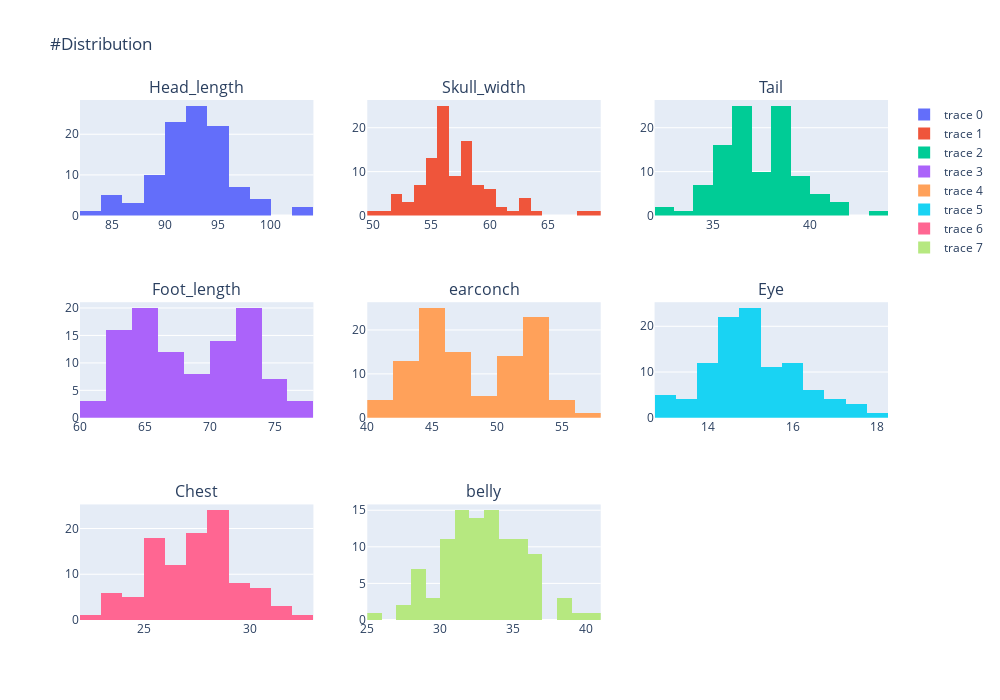

The notebook cell saved with this chart:
### Markdown cell above
* Site : Majority of records are for 0
* Pop : Other has 26% more records than Vic
* Sex : Male dominates here
* Age : 3y followed by 2 and 4 yrs

### Code cell
fig = make_subplots(rows=3, cols=3,
                   subplot_titles=("Head_length", "Skull_width", "Tail", "Foot_length","earconch",
                                  "Eye","Chest","belly"))

fig.add_trace(
    go.Histogram(x=df["hdlngth"]),
    row=1, col=1
)

fig.add_trace(
    go.Histogram(x=df["skullw"]),
    row=1, col=2
)
fig.add_trace(
    go.Histogram(x=df["taill"]),
    row=1, col=3
)
fig.add_trace(
    go.Histogram(x=df["footlgth"]),
    row=2, col=1
)
fig.add_trace(
    go.Histogram(x=df["earconch"]),
    row=2, col=2
)
fig.add_trace(
    go.Histogram(x=df["eye"]),
    row=2, col=3
)
fig.add_trace(
    go.Histogram(x=df["chest"]),
    row=3, col=1
)
fig.add_trace(
    go.Histogram(x=df["belly"]),
    row=3, col=2
)

fig.update_layout(height=700, width=1000, title_text="#Distribution")
fig.show()

### Figure 1 — Plotly figure (JSON) as saved in the notebook; plotly's stock layout.template omitted (floating-point values rounded to 4 significant figures)
{"data": [{"x": [94.1, 92.5, 94, 93.2, 91.5, 93.1, 95.3, 94.8, 93.4, 91.8, 93.3, 94.9, 95.1, 95.4, 92.9, 91.6, 94.7, 93.5, 94.4, 94.8, 95.9, 96.3, 92.5, 94.4, 95.8, 96, 90.5, 93.8, 92.8, 92.1, 92.8, 94.3, 91.4, 90.6, 94.4, 93.3, 89.3, 92.4, 84.7, 91, 88.4, 85.3, 90, 85.1, 90.7, 91.4, 90.1, 98.6, 95.4, 91.6, 95.6, 97.6, 93.1, 96.9, 103.1, 99.9, 95.1, 94.5, 102.5, 91.3, 95.7, 91.3, 92, 96.9, 93.5, 90.4, 93.3, 94.1, 98, 91.9, 92.8, 85.9, 82.5, 88.7, 93.8, 92.4, 93.6, 86.5, 85.8, 86.7, 90.6, 86, 90, 88.4, 89.5, 88.2, 98.5, 89.6, 97.7, 92.6, 97.8, 90.7, 89.2, 91.8, 91.6, 94.8, 91, 93.2, 93.3, 89.5, 88.6, 92.4, 91.5, 93.6], "type": "histogram", "xaxis": "x", "yaxis": "y"}, {"x": [60.4, 57.6, 60, 57.1, 56.3, 54.8, 58.2, 57.6, 56.3, 58, 57.2, 55.6, 59.9, 57.6, 57.6, 56, 67.7, 55.7, 55.4, 56.3, 58.1, 58.5, 56.1, 54.9, 58.5, 59, 54.5, 56.8, 56, 54.4, 54.1, 56.7, 54.6, 55.7, 57.9, 59.3, 54.8, 56, 51.5, 55, 57, 54.1, 55.5, 51.5, 55.9, 54.4, 54.8, 63.2, 59.2, 56.4, 59.6, 61, 58.1, 63, 63.2, 61.5, 59.4, 64.2, 62.8, 57.7, 59, 58, 56.4, 56.5, 57.4, 55.8, 57.6, 56, 55.6, 56.4, 57.6, 52.4, 52.3, 52, 58.1, 56.8, 56.2, 51, 50, 52.6, 56, 54, 53.8, 54.6, 56.2, 53.2, 60.7, 58, 58.4, 54.6, 59.6, 56.3, 54, 57.6, 56.6, 55.7, 53.1, 68.6, 56.2, 56, 54.7, 55, 55.2, 59.9], "type": "histogram", "xaxis": "x2", "yaxis": "y2"}, {"x": [36, 36.5, 39, 38, 36, 35.5, 36, 37, 37, 37.5, 39, 35.5, 36, 36, 34, 34.5, 36.5, 36, 35, 38, 39.5, 39.5, 36, 34, 35.5, 36, 35, 34.5, 35, 33.5, 37, 39, 37, 36.5, 35.5, 35, 35, 35.5, 34, 36, 36.5, 32, 32, 35.5, 34, 35, 37.5, 34, 37, 38, 36, 40, 38, 43, 38, 38, 41, 39, 40, 39, 38, 39, 38, 38.5, 38, 36.5, 36.5, 38, 37.5, 38, 40, 35, 36.5, 38, 38, 41, 36, 36.5, 36.5, 38, 38, 36.5, 36, 36, 40.5, 38.5, 41.5, 38, 35, 38.5, 38, 37, 38, 35.5, 37.5, 38, 38, 35, 38.5, 36.5, 39, 38, 36.5, 40], "type": "histogram", "xaxis": "x3", "yaxis": "y3"}, {"x": [74.5, 72.5, 75.4, 76.1, 71, 73.2, 71.5, 72.7, 72.4, 70.9, 77.2, 71.7, 71, 74.3, 69.7, 73, 73.2, 73.7, 73.4, 73.8, 77.9, 73.5, 72.8, 75, 72.3, 73.6, 70.3, 73.2, 74.9, 70.6, 68, 74.8, 70.8, 73.1, 71.2, 74.3, 71.2, 68.4, 68.7, 72.8, null, 62.7, 72, 70.3, 71.5, 72.8, 66, 66.9, 69, 65, 64, 67.9, 67.4, 71.3, 72.5, 68.7, 67.2, 66.5, 73.2, 63.1, 63.1, 65.5, 64.1, 63, 68.2, 63.2, 64.7, 65.9, 65, 65.4, 65.7, 62, 65.7, 61.5, 66.2, 64.5, 62.8, 63, 62.8, 62.3, 65.6, 60.7, 62, 62.6, 65.6, 60.3, 71.7, 66.7, 64.4, 69.8, 65.5, 67.6, 63.8, 64.2, 64.5, 66.5, 63.8, 65.6, 64.8, 66, 64.4, 63.5, 62.9, 67.6], "type": "histogram", "xaxis": "x4", "yaxis": "y4"}, {"x": [54.5, 51.2, 51.9, 52.2, 53.2, 53.6, 52, 53.9, 52.9, 53.4, 51.3, 51, 49.8, 53.7, 51.8, 51.4, 53.2, 55.4, 53.9, 52.4, 52.9, 52.1, 53.3, 53.5, 51.6, 56.2, 50.8, 53, 51.8, 50.8, 52.5, 52, 51.8, 53.1, 55.5, 52, 52, 49.5, 53.4, 51.4, 40.3, 51.2, 49.4, 52.6, 54, 51.2, 45.5, 44.9, 45, 47.2, 43.9, 44.3, 46, 46, 44.9, 46.8, 45.3, 46.4, 44.5, 47, 44.9, 41.3, 46.3, 45.1, 41.7, 44.2, 44.1, 43.1, 45.6, 44.1, 42.8, 42.4, 44.7, 45.9, 45.6, 46.4, 42.9, 44.3, 43, 44.8, 41.7, 42.9, 43.3, 43.6, 43.5, 43.7, 46.8, 43.5, 46.2, 44.8, 48, 46.8, 44.9, 45.1, 45.4, 47.7, 46, 44.3, 43.8, 46.8, 48, 45.4, 45.9, 46], "type": "histogram", "xaxis": "x5", "yaxis": "y5"}, {"x": [15.2, 16, 15.5, 15.2, 15.1, 14.2, 14.2, 14.5, 15.5, 14.4, 14.9, 15.3, 15.8, 15.1, 15.7, 14.4, 14.7, 15.3, 15.2, 15.5, 14.2, 16.2, 15.4, 16.2, 14.9, 15, 14.2, 15.3, 14, 14.5, 14.5, 14.9, 14.8, 14.4, 16.4, 14.9, 13.6, 15.9, 13, 13.6, 15.9, 13.8, 13.4, 14.4, 14.6, 14.4, 15, 17, 15.9, 14.9, 17.4, 15.8, 16.5, 17.5, 16.4, 16.4, 14.5, 14.4, 14.7, 14.4, 15, 16, 15.2, 17.1, 14, 15.7, 16.5, 17.4, 15, 13, 15, 14.1, 16, 14.7, 16.9, 17.8, 16.2, 13.2, 14.8, 15, 17, 15.4, 14, 16.3, 14.5, 13.6, 15, 16, 14.4, 14.5, 15, 14.5, 12.8, 14.4, 14.9, 14, 14.5, 14.5, 14, 14.8, 14, 13, 15.4, 14.8], "type": "histogram", "xaxis": "x6", "yaxis": "y6"}, {"x": [28, 28.5, 30, 28, 28.5, 30, 30, 29, 28, 27.5, 31, 28, 27, 28, 28, 28, 29, 28, 28, 27, 30, 28, 28, 27, 31, 29, 23, 27, 24, 24.5, 27, 28, 24, 26, 28, 25.5, 28, 27, 25, 27, 27, 25.5, 29, 23, 27, 24.5, 25, 28, 29.5, 28, 28, 28.5, 26, 30, 30.5, 27.5, 31, 30.5, 32, 26, 26.5, 27, 25.5, 25.5, 29, 26.5, 27.5, 27, 28.5, 27, 27.5, 25.5, 23.5, 26, 26, 26, 25, 23, 22, 23.5, 27.5, 26, 25, 25, 27, 26, 26, 25.5, 29, 25.5, 26, 25.5, 24, 29, 27, 25, 25, 28.5, 28, 23, 25, 25, 25, 28.5], "type": "histogram", "xaxis": "x7", "yaxis": "y7"}, {"x": [36, 33, 34, 34, 33, 32, 34.5, 34, 33, 32, 34, 33, 32, 31.5, 35, 32, 31, 32, 32, 36, 40, 36, 35, 32, 35, 38, 28, 30, 32, 33, 31, 34, 30, 28.5, 35.5, 36, 31.5, 30, 25, 30, 30.5, 33, 31, 27, 31.5, 35, 33, 35, 35.5, 36, 38.5, 32.5, 33.5, 36.5, 36, 31.5, 39, 33, 36, 30, 31, 32, 28.5, 33, 38.5, 34, 29.5, 30, 34, 34, 34, 30, 28, 34, 33.5, 33, 35, 28, 28.5, 30.5, 35, 32, 29, 28.5, 31.5, 31, 36, 31.5, 30.5, 32.5, 32, 31, 31, 35, 31, 33, 31.5, 32, 35, 27, 33, 30, 29, 33.5], "type": "histogram", "xaxis": "x8", "yaxis": "y8"}], "layout": {"xaxis": {"anchor": "y", "domain": [0, 0.2889], "type": "linear", "range": [82, 104], "autorange": true}, "yaxis": {"anchor": "x", "domain": [0.7778, 1], "range": [0, 28.42], "autorange": true}, "xaxis2": {"anchor": "y2", "domain": [0.3556, 0.6444], "type": "linear", "range": [49.5, 69.5], "autorange": true}, "yaxis2": {"anchor": "x2", "domain": [0.7778, 1], "range": [0, 26.32], "autorange": true}, "xaxis3": {"anchor": "y3", "domain": [0.7111, 1], "type": "linear", "range": [32, 44], "autorange": true}, "yaxis3": {"anchor": "x3", "domain": [0.7778, 1], "range": [0, 26.32], "autorange": true}, "xaxis4": {"anchor": "y4", "domain": [0, 0.2889], "type": "linear", "range": [60, 78], "autorange": true}, "yaxis4": {"anchor": "x4", "domain": [0.3889, 0.6111], "range": [0, 21.05], "autorange": true}, "xaxis5": {"anchor": "y5", "domain": [0.3556, 0.6444], "type": "linear", "range": [40, 58], "autorange": true}, "yaxis5": {"anchor": "x5", "domain": [0.3889, 0.6111], "range": [0, 26.32], "autorange": true}, "xaxis6": {"anchor": "y6", "domain": [0.7111, 1], "type": "linear", "range": [12.75, 18.25], "autorange": true}, "yaxis6": {"anchor": "x6", "domain": [0.3889, 0.6111], "range": [0, 25.26], "autorange": true}, "xaxis7": {"anchor": "y7", "domain": [0, 0.2889], "type": "linear", "range": [22, 33], "autorange": true}, "yaxis7": {"anchor": "x7", "domain": [0, 0.2222], "range": [0, 25.26], "autorange": true}, "xaxis8": {"anchor": "y8", "domain": [0.3556, 0.6444], "type": "linear", "range": [25, 41], "autorange": true}, "yaxis8": {"anchor": "x8", "domain": [0, 0.2222], "range": [0, 15.79], "autorange": true}, "xaxis9": {"anchor": "y9", "domain": [0.7111, 1]}, "yaxis9": {"anchor": "x9", "domain": [0, 0.2222]}, "annotations": [{"font": {"size": 16}, "showarrow": false, "text": "Head_length", "x": 0.1444, "xanchor": "center", "xref": "paper", "y": 1, "yanchor": "bottom", "yref": "paper"}, {"font": {"size": 16}, "showarrow": false, "text": "Skull_width", "x": 0.5, "xanchor": "center", "xref": "paper", "y": 1, "yanchor": "bottom", "yref": "paper"}, {"font": {"size": 16}, "showarrow": false, "text": "Tail", "x": 0.8556, "xanchor": "center", "xref": "paper", "y": 1, "yanchor": "bottom", "yref": "paper"}, {"font": {"size": 16}, "showarrow": false, "text": "Foot_length", "x": 0.1444, "xanchor": "center", "xref": "paper", "y": 0.6111, "yanchor": "bottom", "yref": "paper"}, {"font": {"size": 16}, "showarrow": false, "text": "earconch", "x": 0.5, "xanchor": "center", "xref": "paper", "y": 0.6111, "yanchor": "bottom", "yref": "paper"}, {"font": {"size": 16}, "showarrow": false, "text": "Eye", "x": 0.8556, "xanchor": "center", "xref": "paper", "y": 0.6111, "yanchor": "bottom", "yref": "paper"}, {"font": {"size": 16}, "showarrow": false, "text": "Chest", "x": 0.1444, "xanchor": "center", "xref": "paper", "y": 0.2222, "yanchor": "bottom", "yref": "paper"}, {"font": {"size": 16}, "showarrow": false, "text": "belly", "x": 0.5, "xanchor": "center", "xref": "paper", "y": 0.2222, "yanchor": "bottom", "yref": "paper"}], "title": {"text": "#Distribution"}, "height": 700, "width": 1000}}
